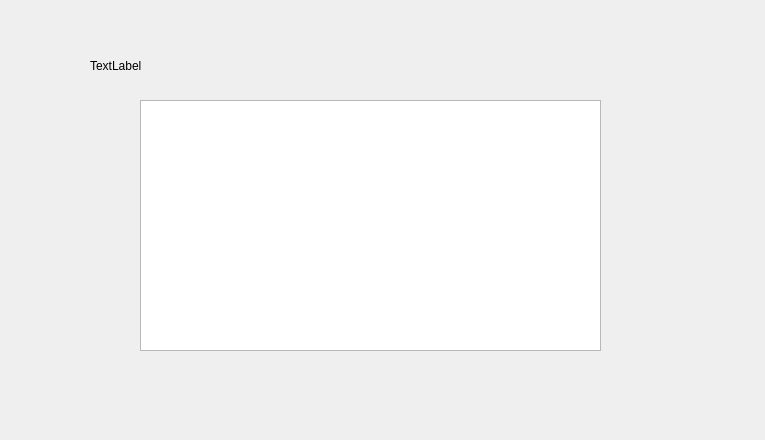
<?xml version="1.0" encoding="UTF-8"?>
<ui version="4.0">
 <class>CookAssess</class>
 <widget class="QDialog" name="CookAssess">
  <property name="geometry">
   <rect>
    <x>0</x>
    <y>0</y>
    <width>765</width>
    <height>440</height>
   </rect>
  </property>
  <property name="windowTitle">
   <string>Dialog</string>
  </property>
  <widget class="QLabel" name="label">
   <property name="geometry">
    <rect>
     <x>90</x>
     <y>50</y>
     <width>141</width>
     <height>31</height>
    </rect>
   </property>
   <property name="text">
    <string>TextLabel</string>
   </property>
  </widget>
  <widget class="QTableWidget" name="tableWidget">
   <property name="geometry">
    <rect>
     <x>140</x>
     <y>100</y>
     <width>461</width>
     <height>251</height>
    </rect>
   </property>
  </widget>
 </widget>
 <resources/>
 <connections/>
</ui>
